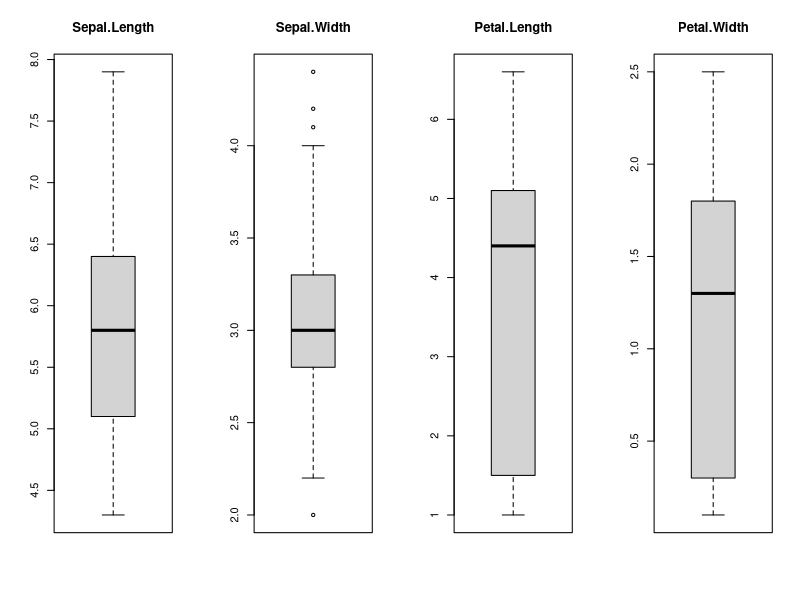
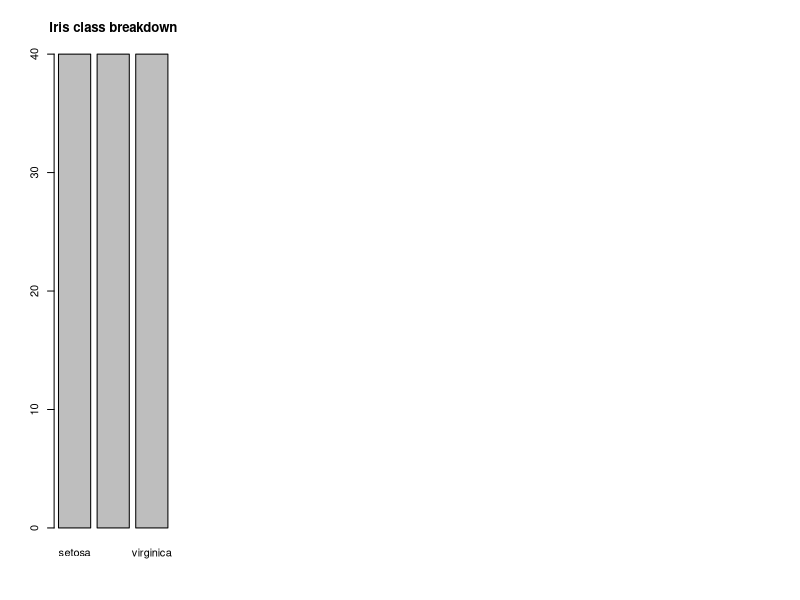
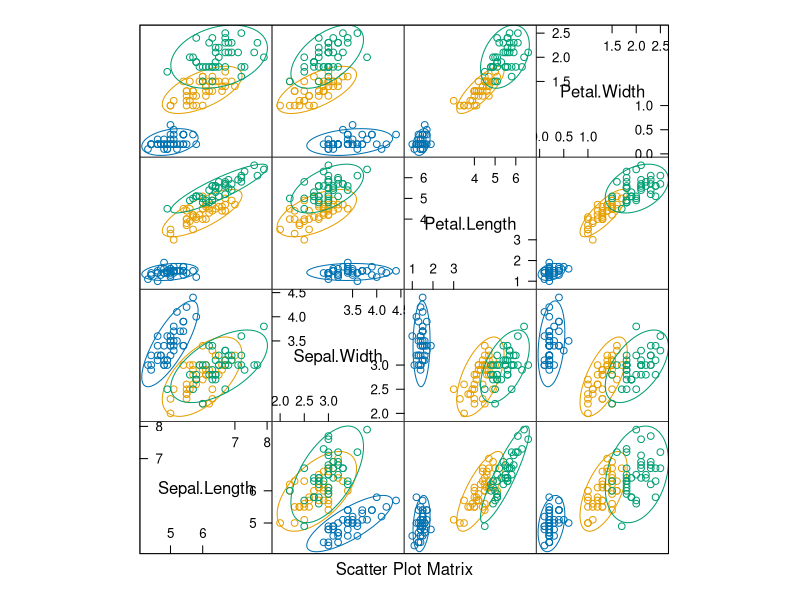
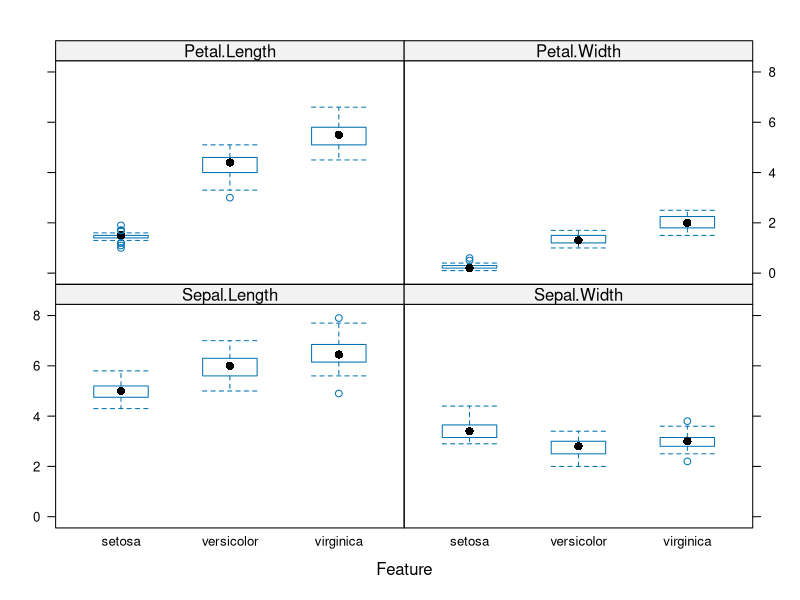
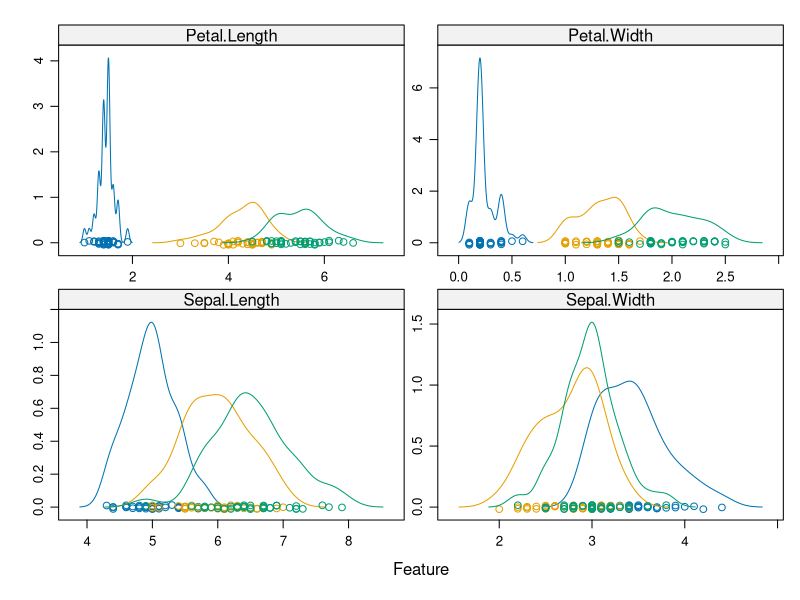

These charts were generated, in order, by the following R code:
# ML with R
# Iris classification problem

# This script provides an exploration of classification methods and ML techniques used in R
# The use case starts from the IRIS classification problem as described here 
#    https://machinelearningmastery.com/machine-learning-in-r-step-by-step/

# 0. Set-up -------------

install.packages("caret")
install.packages("ellipse")

library(caret) # Upload pkg caret from ML methods
library(ellipse) # Pkg for ellipse representation in caret

# 1. Load dataset -------------

data(iris)
dataset <- iris

# 2. Create data partition -------------

validation_index <- caret::createDataPartition(dataset$Species, p=0.80, list=FALSE)
# select 20% of the data for validation
validation <- dataset[-validation_index,]
# use the remaining 80% of data to training and testing the models
dataset <- dataset[validation_index,]

# 3. Dataset exploration -------------

# dimensions of dataset
dim(dataset)

# list types for each attribute
sapply(dataset, class)

# take a peek at the first 5 rows of the data
head(dataset)

# list the levels for the class
levels(dataset$Species)


# summarize the class distribution
percentage <- prop.table(table(dataset$Species)) * 100
cbind(freq=table(dataset$Species), percentage=percentage)

# summarize attribute distributions
summary(dataset)

# 4. Visual exploration -------------

# split input and output
x <- dataset[,1:4]
y <- dataset[,5]


# boxplot for each attribute on one image
par(mfrow=c(1,4))
for(i in 1:4) {
  boxplot(x[,i], main=names(iris)[i])
}

# barplot for class breakdown
plot(y, main = "Iris class breakdown")

# scatterplot matrix
caret::featurePlot(x=x, y=y, plot="ellipse")

# box and whisker plots for each attribute
caret::featurePlot(x=x, y=y, plot="box")

# density plots for each attribute by class value
scales <- list(x=list(relation="free"), y=list(relation="free"))
featurePlot(x=x, y=y, plot="density", scales=scales)

# 5. Classification model -------------

# Run algorithms using 10-fold cross validation
control <- trainControl(method="cv", number=10)
metric <- "Accuracy"

# Model building
# a) linear algorithms
set.seed(7)
fit.lda <- train(Species~., data=dataset, method="lda", metric=metric, trControl=control)
# b) nonlinear algorithms
# CART
set.seed(7)
fit.cart <- train(Species~., data=dataset, method="rpart", metric=metric, trControl=control)
# kNN
set.seed(7)
fit.knn <- train(Species~., data=dataset, method="knn", metric=metric, trControl=control)
# c) advanced algorithms
# SVM
set.seed(7)
fit.svm <- train(Species~., data=dataset, method="svmRadial", metric=metric, trControl=control)
# Random Forest
set.seed(7)
fit.rf <- train(Species~., data=dataset, method="rf", metric=metric, trControl=control)
